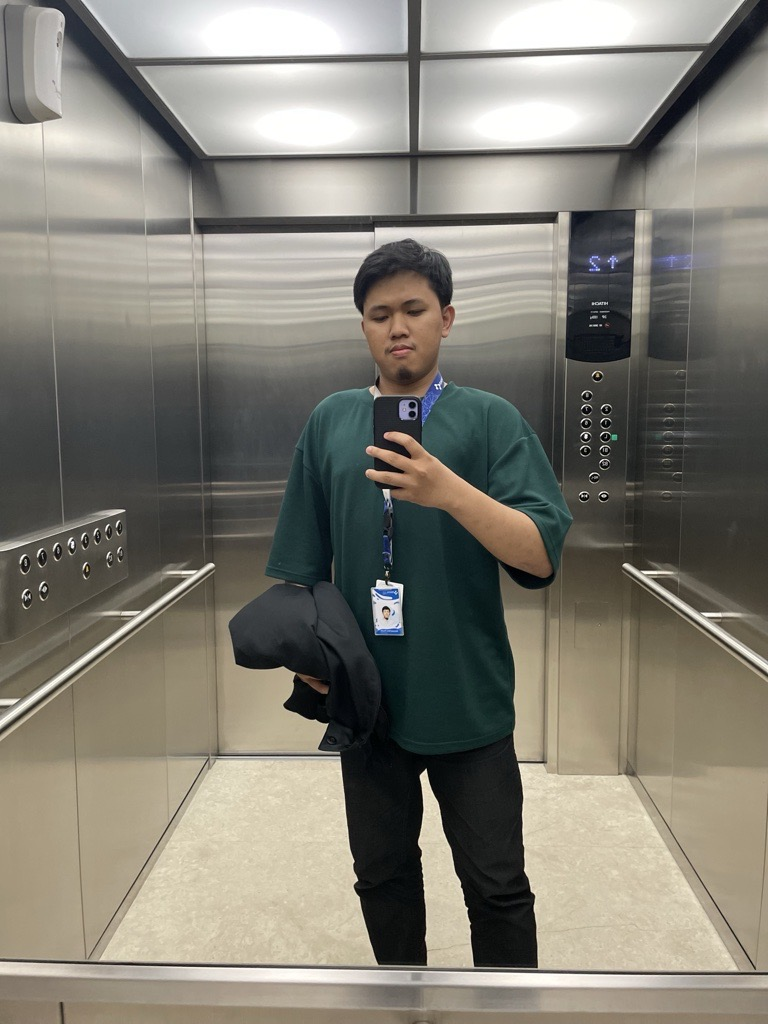
#> input picture Screenshots/FotoHilmy.jpg, 768 x 1024 px, found by its file name
$ jupyter execute UAS.ipynb
#> lines starting #> are read from the running program, lines starting #| are printed output that depends on the picture; after the words box and inside, x2 and y2 are one past the last pixel; in counts of white or black regions, pixels touching at a corner belong together
[cell 1]
import cv2
import numpy as np
import matplotlib.pyplot as plt

image = cv2.imread("image/FotoHilmy.jpg")
#> image is the input picture: shape (1024, 768, 3); mean B, G, R 117.4, 127.5, 130.6
image = cv2.cvtColor(image, cv2.COLOR_BGR2RGB)
gray_image = cv2.cvtColor(image, cv2.COLOR_RGB2GRAY)
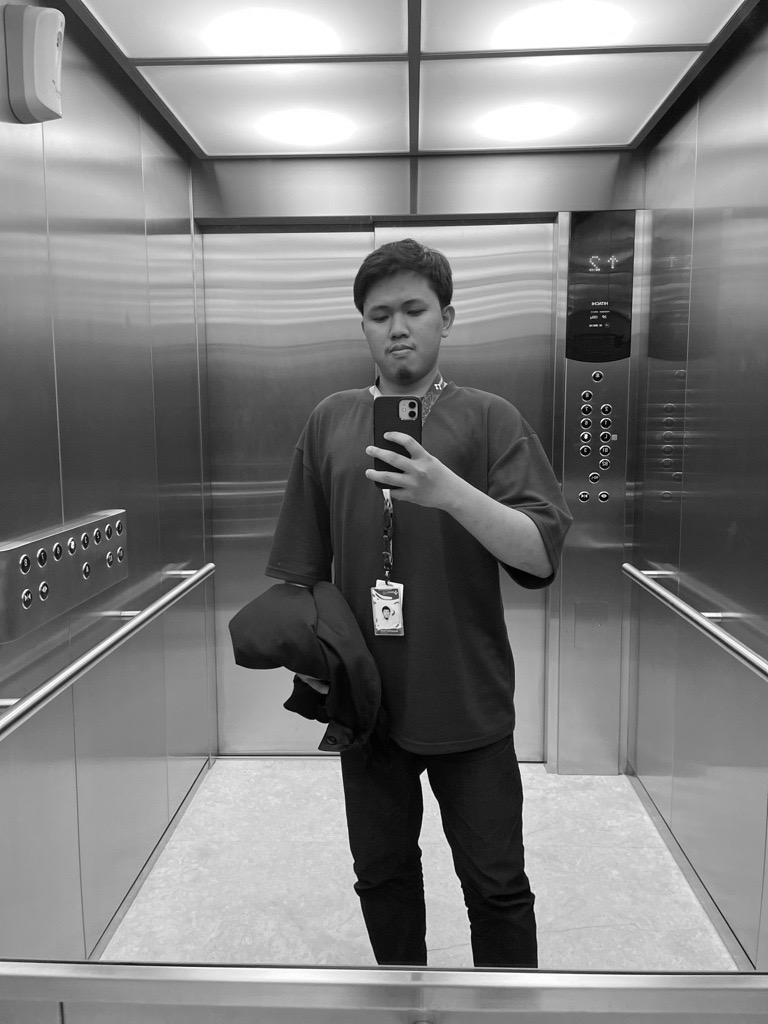
#> gray_image: shape (1024, 768); min 0, max 255, mean 127.3


edges = cv2.Canny(gray_image, 100, 200)
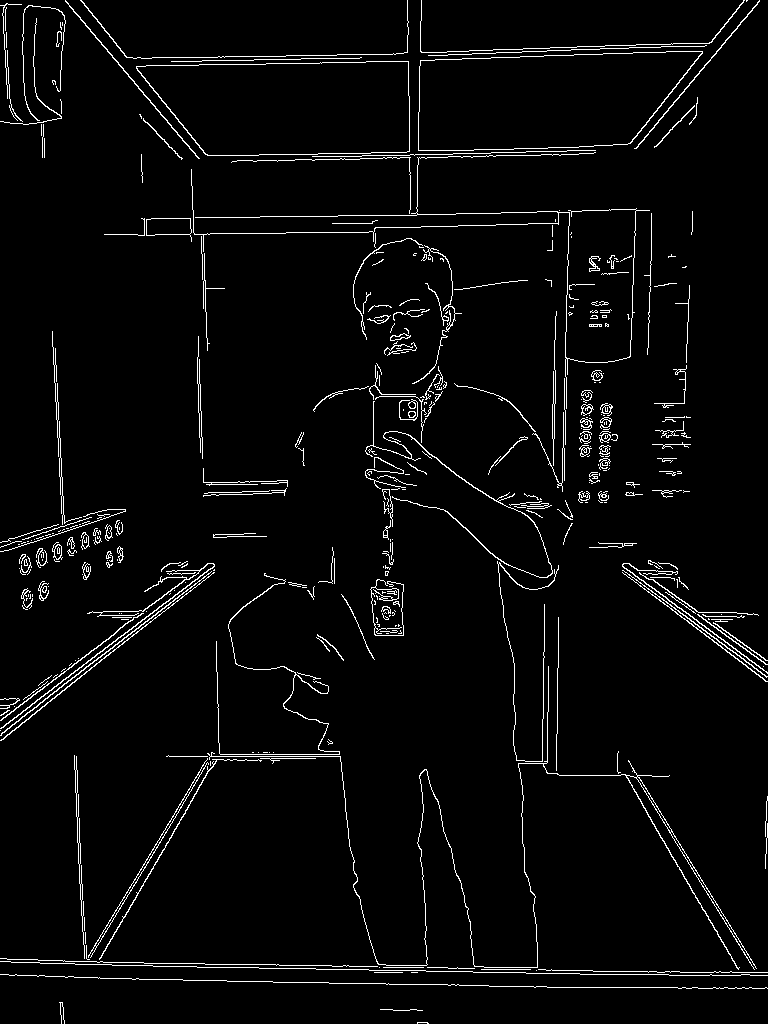
#> edges: shape (1024, 768); 3.4% white in thin lines or dots


contours, _ = cv2.findContours(edges, cv2.RETR_EXTERNAL, cv2.CHAIN_APPROX_SIMPLE)
#> contours = 390 contours, 325 with area under 20; largest, box (x1, y1, x2, y2) and area: (418, 51, 703, 151) 22689, (136, 61, 410, 156) 21699, (146, 218, 192, 242) 712, (88, 758, 209, 958) 499, (207, 666, 757, 970) 463
contour_image = image.copy()
cv2.drawContours(contour_image, contours, -1, (0, 255, 0), 2)
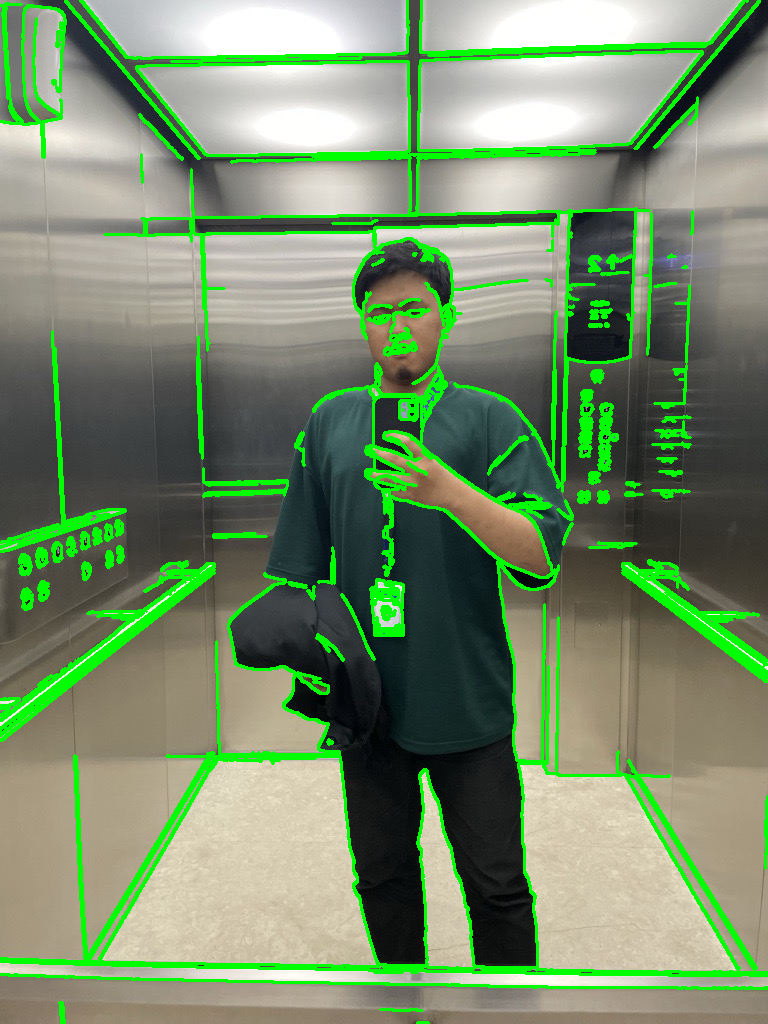
#> contour_image: shape (1024, 768, 3); mean R, G, B 118.6, 141.6, 106.4


plt.figure(figsize=(15, 5))

plt.subplot(1, 3, 1)
plt.title("Original Image")
plt.imshow(image)
plt.axis('off')

plt.subplot(1, 3, 2)
plt.title("Canny Edge Detection")
plt.imshow(edges, cmap='gray')
plt.axis('off')

plt.subplot(1, 3, 3)
plt.title("Contours Detection")
plt.imshow(contour_image)
plt.axis('off')

plt.show()
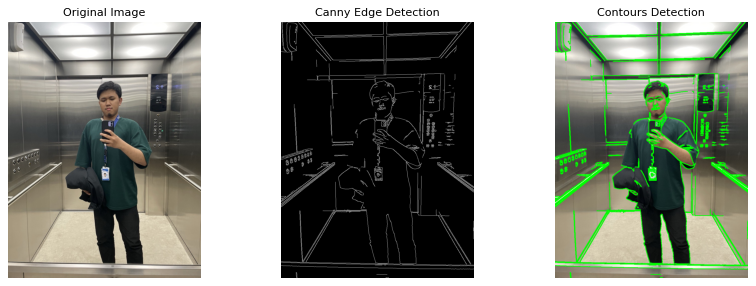
#> figure drawn by matplotlib, 3 panels

$ run again, with Screenshots/Hasil.png saved as Screenshots/FotoHilmy.jpg
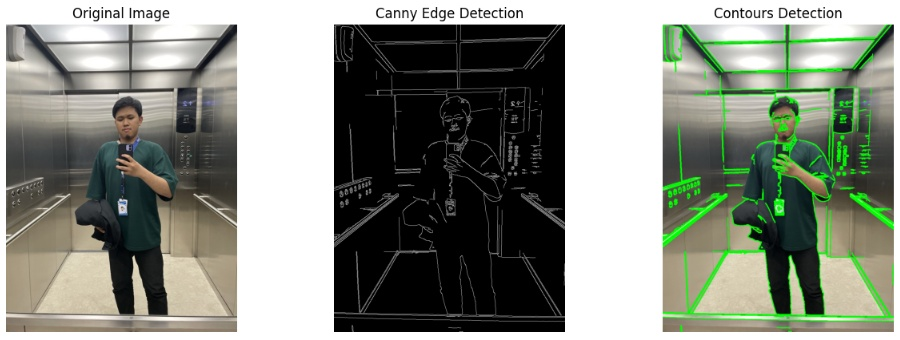
#> input picture Screenshots/Hasil.png, 900 x 340 px, found by its file name
#> image is the input picture: shape (340, 900, 3); mean B, G, R 130.2, 140.8, 136.1
#> `edges = cv2.Canny(gray_image, 100, 200)`:
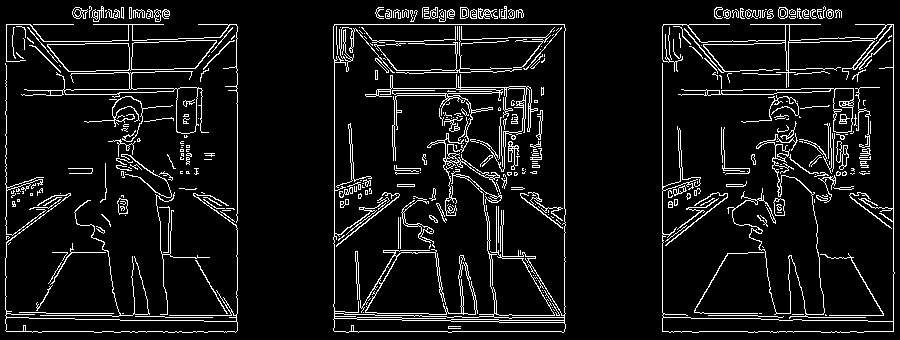
#> edges: shape (340, 900); 8.1% white in thin lines or dots
#> contours = 237 contours, 176 with area under 20; largest, box (x1, y1, x2, y2) and area: (333, 24, 566, 333) 70686, (47, 40, 217, 72) 4016, (662, 24, 895, 333) 3586, (5, 193, 238, 333) 2864, (21, 71, 209, 134) 1460
#> contour_image: shape (340, 900, 3); mean R, G, B 117.8, 157, 113
#> `plt.show()`:
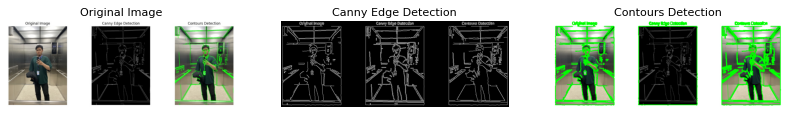
#> figure drawn by matplotlib, 3 panels

$ run again, with Screenshots/KeteranganFoto.png saved as Screenshots/FotoHilmy.jpg
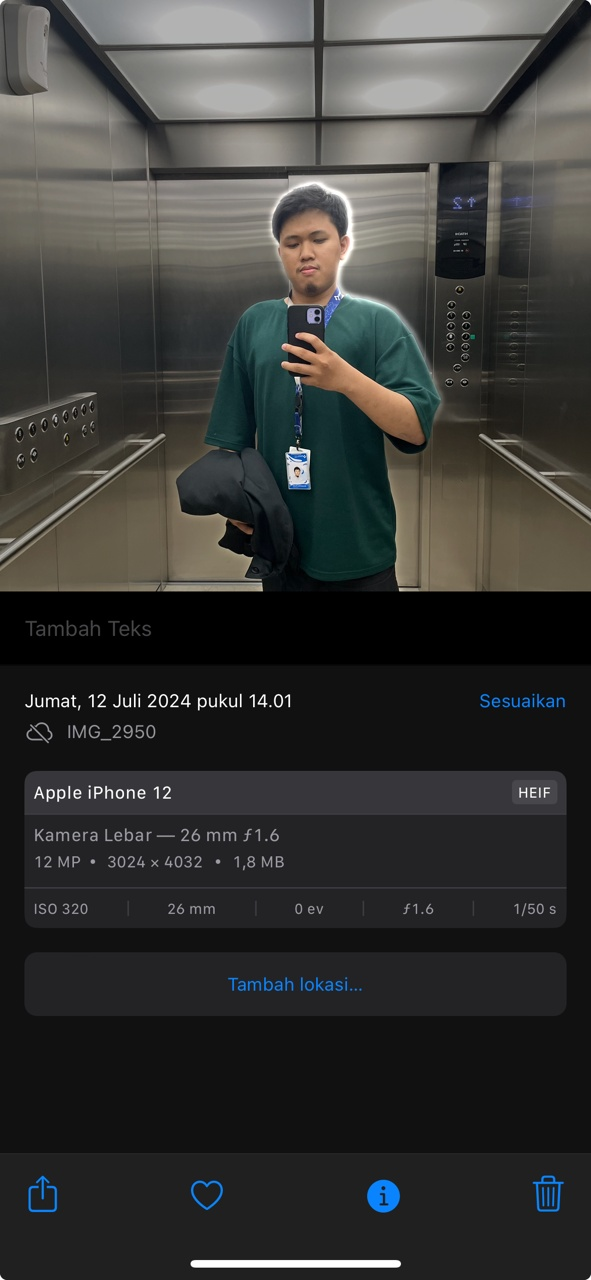
#> input picture Screenshots/KeteranganFoto.png, 591 x 1280 px, found by its file name
#> image is the input picture: shape (1280, 591, 3); mean B, G, R 53.8, 55.7, 55.4
#> `edges = cv2.Canny(gray_image, 100, 200)`:
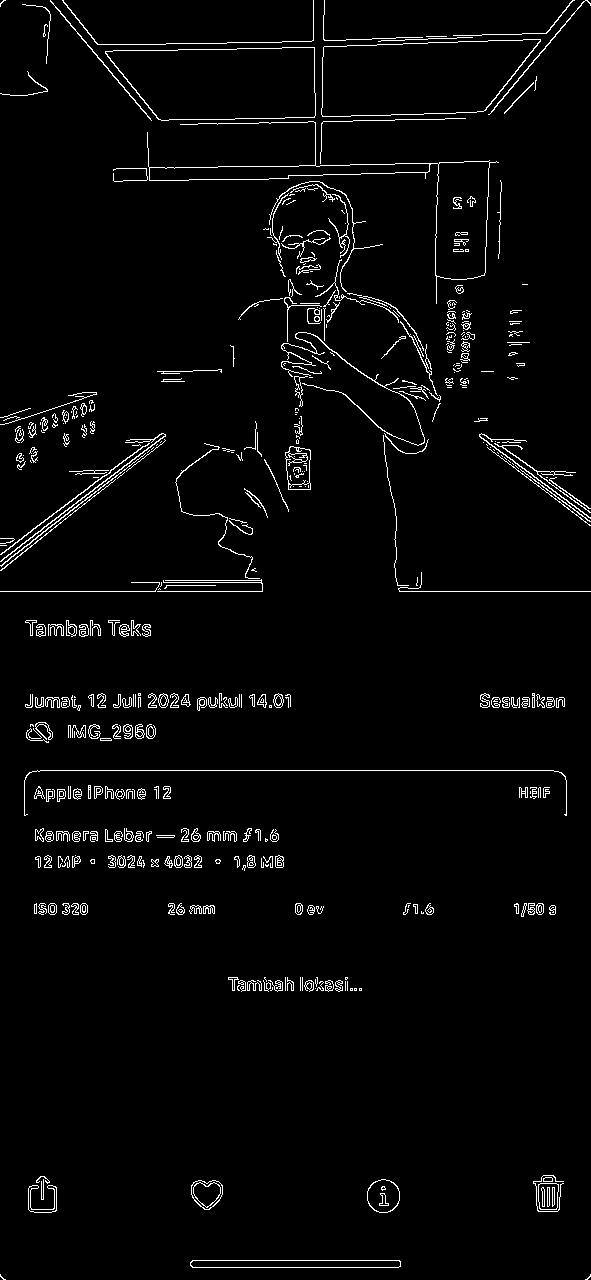
#> edges: shape (1280, 591); 2.9% white in thin lines or dots
#> contours = 435 contours, 293 with area under 20; largest, box (x1, y1, x2, y2) and area: (321, 39, 541, 117) 13455, (105, 47, 316, 121) 12838, (147, 121, 499, 304) 8910, (190, 1260, 401, 1268) 1464, (285, 446, 311, 490) 936
#> contour_image: shape (1280, 591, 3); mean R, G, B 48.9, 69.4, 47.1
#> `plt.show()`:
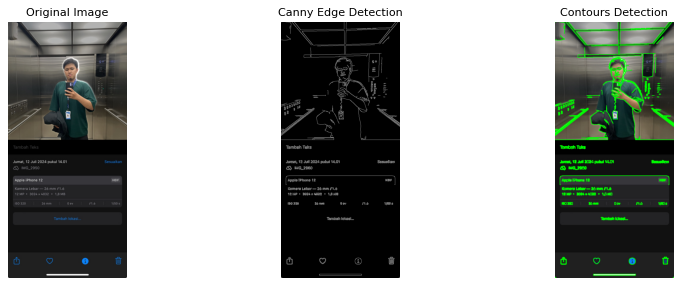
#> figure drawn by matplotlib, 3 panels
